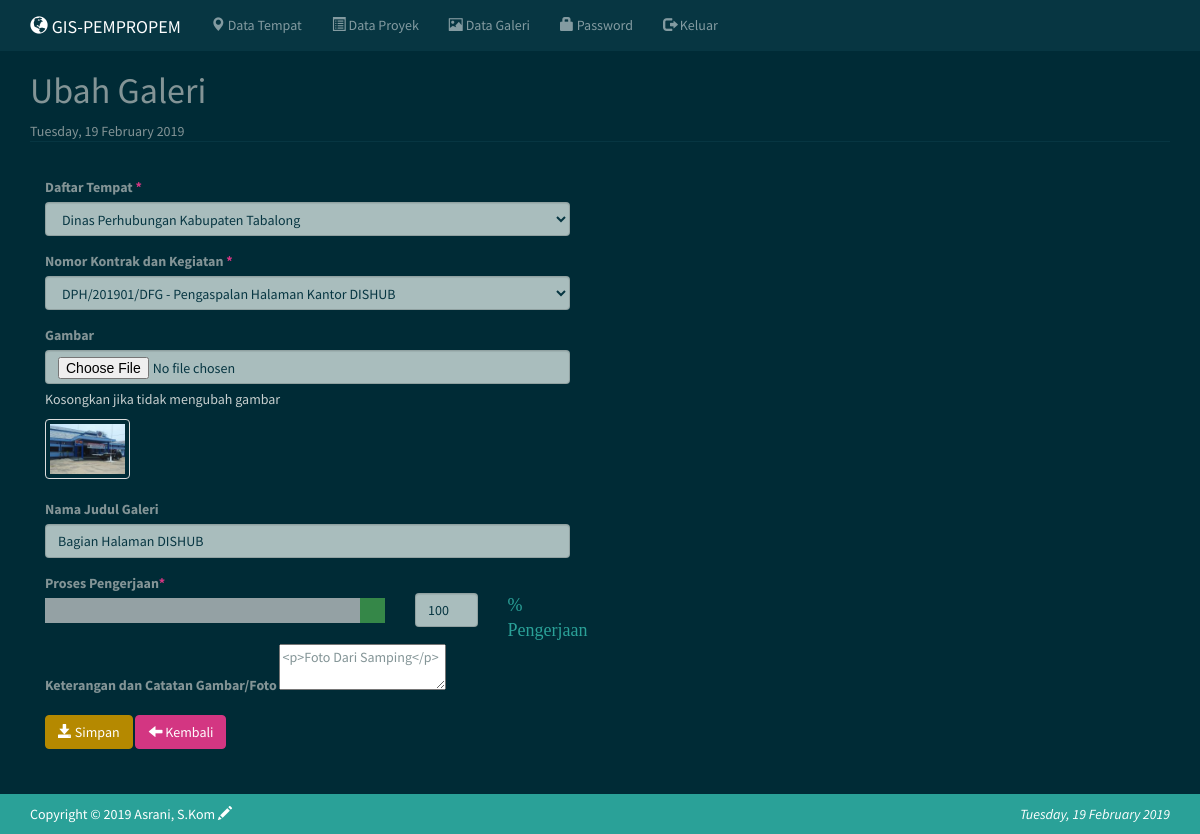
/index.php?m=galeri_ubah&IDT=2&IDG=3&IDP=3 (signed in), run on the app's committed database.
### tables this page shows
CREATE TABLE `tb_galeri` (
  `id_galeri` int(11) NOT NULL,
  `id_tempat` int(11) NOT NULL,
  `id_proyek` int(11) NOT NULL,
  `nama_galeri` varchar(255) NOT NULL,
  `gambar` varchar(255) NOT NULL,
  `ket_galeri` text NOT NULL,
  `proses` int(5) NOT NULL,
  `disimpan` date NOT NULL,
  `diupdate` date NOT NULL
);

### config.php (called while the page is built)
<?php
$config["server"]='localhost';
$config["username"]='root';
$config["password"]='';
$config["database_name"]='gisdata';

### includes/ez_sql_core.php (called while the page is built, shortened)
<?php
	class ezSQLcore
	{
		var $show_errors      = true;
		var $timers           = array();
		function get_host_port( $host, $default = false )
		{
			$port = $default;
			return array( $host, $port );
		}
		function flush()
		{
			$this->last_result = array();
		}
		function get_row($query=null,$output=OBJECT,$y=0)
		{
			if ( $query )
			{
				$this->query($query);
			}
			if ( $output == OBJECT )
			{
				return $this->last_result[$y]?$this->last_result[$y]:null;
			}
			elseif ( $output == ARRAY_A )
			{
				return $this->last_result[$y]?get_object_vars($this->last_result[$y]):null;
			}
			elseif ( $output == ARRAY_N )
			{
				return $this->last_result[$y]?array_values(get_object_vars($this->last_result[$y])):null;
			}
			else
			{
				$this->show_errors ? trigger_error(" \$db->get_row(string query, output type, int offset) -- Output type must be one of: OBJECT, ARRAY_A, ARRAY_N",E_USER_WARNING) : null;
			}
		}
		function get_results($query=null, $output = OBJECT)
		{
			if ( $query )
			{
				$this->query($query);
			}
			if ( $output == OBJECT )
			{
				return $this->last_result;
			}
		}
		function timer_get_cur()
		{
			list($usec, $sec) = explode(" ",microtime());
			return ((float)$usec + (float)$sec);
		}
		function timer_start($timer_name)
		{
			$this->timers[$timer_name] = $this->timer_get_cur();
		}
		function timer_elapsed($timer_name)
		{
			return round($this->timer_get_cur() - $this->timers[$timer_name],2);
		}
	}

### includes/ez_sql_mysqli.php (called while the page is built, shortened)
<?php
	$ezsql_mysqli_str = array
	(
		1 => 'Require $dbuser and $dbpassword to connect to a database server',
		2 => 'Error establishing mySQLi database connection. Correct user/password? Correct hostname? Database server running?',
		3 => 'Require $dbname to select a database',
		4 => 'mySQLi database connection is not active',
		5 => 'Unexpected error while trying to select database'
	);
	class ezSQL_mysqli extends ezSQLcore
	{
		function connect($dbuser='', $dbpassword='', $dbhost='localhost', $dbport=false)
		{
			global $ezsql_mysqli_str; $return_val = false;
			if ( ! $dbuser )
			{
				$this->register_error($ezsql_mysqli_str[1].' in '.__FILE__.' on line '.__LINE__);
				$this->show_errors ? trigger_error($ezsql_mysqli_str[1],E_USER_WARNING) : null;
			}
			else
			{
				$this->dbh = new mysqli($dbhost,$dbuser,$dbpassword, '', $dbport);
				if( $this->dbh->connect_errno )
				{
					$this->register_error($ezsql_mysqli_str[2].' in '.__FILE__.' on line '.__LINE__);
					$this->show_errors ? trigger_error($ezsql_mysqli_str[2],E_USER_WARNING) : null;
				}
				else
				{
					$return_val = true;
				}
			}
			return $return_val;
		}
		function query($query)
		{
			$return_val = 0;
			$query = trim($query);
			$this->result = @$this->dbh->query($query);
			if ( preg_match("/^(insert|delete|update|replace|truncate|drop|create|alter|begin|commit|rollback|set|lock|unlock|call)/i",$query) )
			{
				$is_insert = true;
				$this->rows_affected = @$this->dbh->affected_rows;
				if ( preg_match("/^(insert|replace)\s+/i",$query) )
				{
					$this->insert_id = @$this->dbh->insert_id;
				}
				$return_val = $this->rows_affected;
			}
			else
			{
				$is_insert = false;
				$i=0;
				$num_rows=0;
				while ( $row = @$this->result->fetch_object() )
				{
					$num_rows++;
				}
				$this->num_rows = $num_rows;
				$return_val = $this->num_rows;
			}
			return $return_val;
		}
	}

### functions.php (the view, shortened to what this page needs)
<?php
include dirname(__FILE__) . '/config.php';
include'includes/ez_sql_core.php';
include'includes/ez_sql_mysqli.php';
$db = new ezSQL_mysqli($config[username], $config[password], $config[database_name], $config[server]);
function get_tempat_option($selected = ''){
    global $db;
    $rows = $db->get_results("SELECT id_tempat, nama_tempat FROM tb_tempat ORDER BY id_tempat");
    foreach($rows as $row){
        if($row->id_tempat==$selected)
            $a.="<option value='$row->id_tempat' selected>$row->nama_tempat</option>";
        else
            $a.="<option value='$row->id_tempat'>$row->nama_tempat</option>";
    }
    return $a;
}
function get_proyek_option($selected = ''){
    global $db;
    $rows = $db->get_results("SELECT id_proyek, kontrak, kegiatan, pekerjaan FROM tb_proyek ORDER BY id_proyek");
    foreach($rows as $rowproyek){
        if($rowproyek->id_proyek==$selected)
            $a.="<option value='$rowproyek->id_proyek' selected>$rowproyek->kontrak - $rowproyek->kegiatan </option>";
        else
            $a.="<option value='$rowproyek->id_proyek'>$rowproyek->kontrak - $rowproyek->kegiatan </option>";
    }
    return $a;
}

### galeri_ubah.php (shortened to what this page needs)
<?php
    $rowtempat = $db->get_row("SELECT * FROM tb_tempat WHERE id_tempat='$_GET[IDT]'");
	$rowgaleri = $db->get_row("SELECT * FROM tb_galeri WHERE id_galeri='$_GET[IDG]'");
	$rowproyek= $db->get_row("SELECT * FROM tb_proyek WHERE id_proyek='$_GET[IDP]'");
?>
<div class="page-header">
    <h1>Ubah Galeri</h1>
	<?php
	 $tgl=date('l, d F Y', strtotime(date('d-m-Y')));
	 echo $tgl;
	 ?>
</div>
<div class="row">
    <div class="col-sm-6">
        <form method="post" action="?m=galeri_ubah&IDG=<?=$rowgaleri->id_galeri?>" enctype="multipart/form-data">
			<div class="col-sm-12">
				<div class="form-group">
					<label>Daftar Tempat <span class="text-danger">*</span></label>
					<select class="form-control" name="id_tempat" value=" <?=get_tempat_option($rowtempat->id_tempat)?>" >
						<?=get_tempat_option($rowtempat->id_tempat)?>
					</select>
				</div>
			</div>
		 <div class="col-sm-12">
			<div class="form-group">
                <label>Nomor Kontrak dan Kegiatan <span class="text-danger">*</span></label>
                <select class="form-control" name="id_proyek" value="<?=get_proyek_option($rowproyek->id_proyek)?>" >
                     <?=get_proyek_option($rowproyek->id_proyek)?>
                </select>
            </div>
		</div>
		<div class="col-sm-12">
            <div class="form-group">
                <label>Gambar</label>
                <input class="form-control" type="file" name="gambar"/>
                <p class="help-block">Kosongkan jika tidak mengubah gambar</p>
                <img class="thumbnail" src="assets/images/galeri/small_<?=$rowgaleri->gambar?>" height="60" />
            </div>
		</div>
		<div class="col-sm-12">
            <div class="form-group">
                <label>Nama Judul Galeri</label>
                <input class="form-control" type="text" name="nama_galeri" value="<?=$rowgaleri->nama_galeri?>"/>
            </div>
		</div>
			<div class="form-group">
					<div class="col-sm-8">
						<div class="slidecontainer">
						<label>Proses Pengerjaan<span class="text-danger">*</span></label>
						<input type="range" min="0" max="100" value="<?=$rowgaleri->proses?>" class="slider" id="myRange">
						</div>
					</div>
					<div class="col-sm-2"><br>
					   <input class="form-control" type="text" name="proses" id="proses" value="<?=$rowgaleri->proses?>"/>
					</div>
					<div class="col-sm-2"><br>
					   <font face="Agency FB" size=4pxc align="center"><span class="text-success">% Pengerjaan</span></font>
					</div>
				</div>
			<div class="col-sm-12">
            <div class="form-group">
                <label>Keterangan dan Catatan Gambar/Foto</label>
                <textarea class="mce" name="ket_galeri"><?=$rowgaleri->ket_galeri?></textarea>
            </div>
            <div class="form-group">
                <button class="btn btn-primary"><span class="glyphicon glyphicon-save"></span> Simpan</button>
                <a class="btn btn-danger" href="?m=galeri"><span class="glyphicon glyphicon-arrow-left"></span> Kembali</a>
            </div>
			</div>
        </form>
    </div>
</div>

### assets/css/general.css (style rules this page uses)
html { position: relative; min-height: 100%; }
body { margin-bottom: 70px; }
.page-header { margin-top: 0; padding-bottom: 0; }
.page-header h1 { margin-top: 0; }

### galeri_ubah.php (style rules this page uses)
.slidecontainer { width: 100%; }
.slider { -webkit-appearance: none; appearance: none; width: 100%; height: 25px; background: #d3d3d3; outline: none; opacity: 0.7; -webkit-transition: .2s; transition: opacity .2s; }

### data on the page
tb_galeri: gambar (picture), nama_galeri "Bagian Halaman DISHUB", proses "100", ket_galeri "<p>Foto Dari Samping</p>"

### other printed values
$tgl "Tuesday, 19 February 2019"
form field id_tempat "Dinas Perhubungan Kabupaten Tabalong"
form field id_proyek "DPH/201901/DFG - Pengaspalan Halaman Kantor DISHUB"
